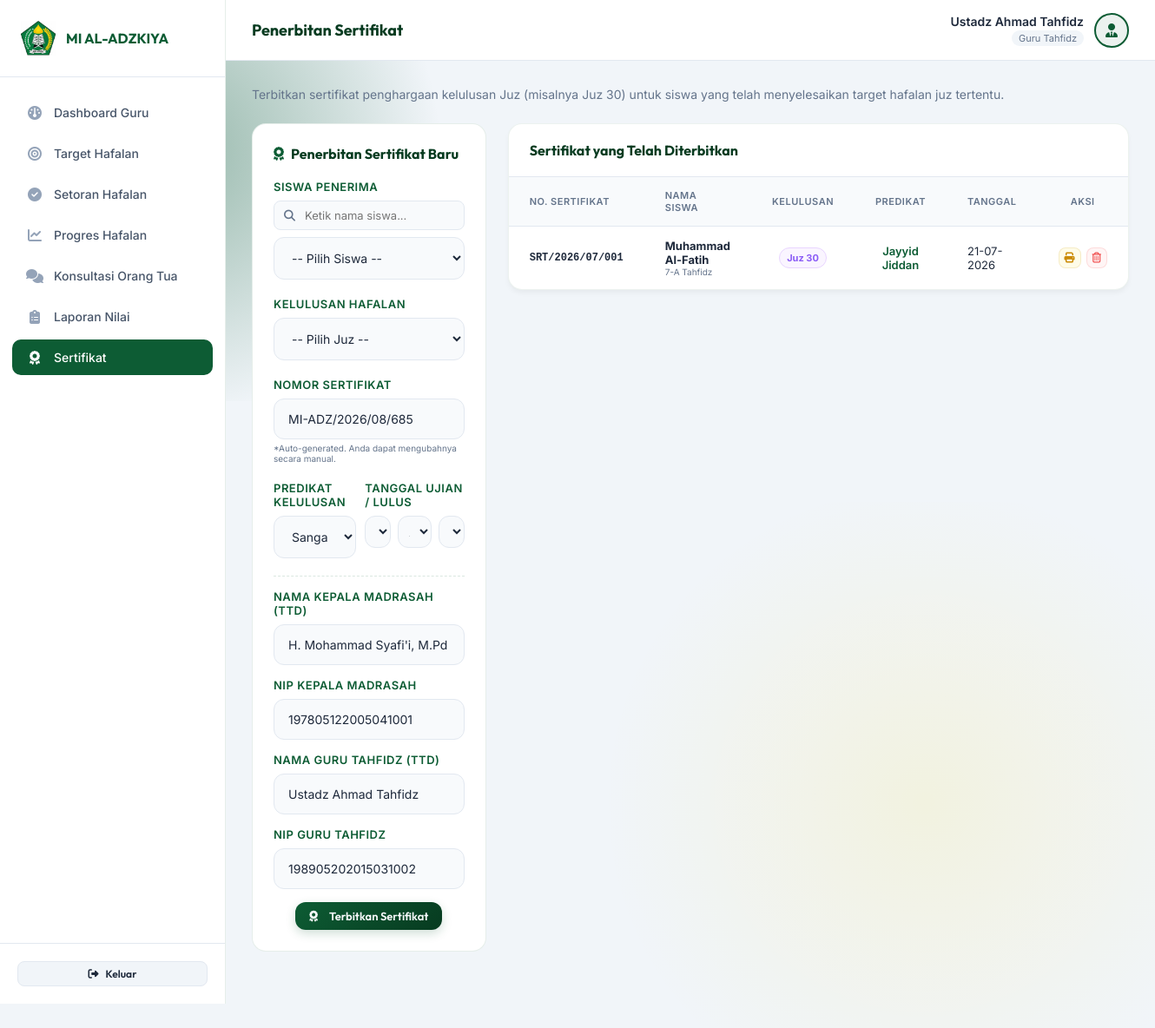
/guru/sertifikat.php (signed in), run on the app's committed database.
### tables this page shows
CREATE TABLE guru_tahfidz (
    id INT AUTO_INCREMENT PRIMARY KEY,
    user_id INT NOT NULL UNIQUE,
    nip VARCHAR(30) UNIQUE,
    nama_lengkap VARCHAR(100) NOT NULL,
    no_hp VARCHAR(20),
    foto_profil VARCHAR(255) NULL,
    FOREIGN KEY (user_id) REFERENCES users(id) ON DELETE CASCADE
);

CREATE TABLE sertifikat (
    id INT AUTO_INCREMENT PRIMARY KEY,
    siswa_id INT NOT NULL,
    guru_id INT NOT NULL,
    juz_dihafal VARCHAR(50) NOT NULL,
    tanggal_lulus DATE NOT NULL,
    no_sertifikat VARCHAR(100) NOT NULL,
    predikat VARCHAR(50) NOT NULL,
    created_at TIMESTAMP DEFAULT CURRENT_TIMESTAMP,
    FOREIGN KEY (siswa_id) REFERENCES siswa(id) ON DELETE CASCADE,
    FOREIGN KEY (guru_id) REFERENCES guru_tahfidz(id) ON DELETE CASCADE
);

CREATE TABLE siswa (
    id INT AUTO_INCREMENT PRIMARY KEY,
    nisn VARCHAR(20) NOT NULL UNIQUE,
    nama_lengkap VARCHAR(100) NOT NULL,
    ttl VARCHAR(100) NULL,
    jenis_kelamin ENUM('L','P') NULL,
    kelas_id INT,
    orang_tua_id INT,
    status_aktif ENUM('aktif','alumni','keluar') DEFAULT 'aktif',
    foto_profil VARCHAR(255) NULL,
    FOREIGN KEY (kelas_id) REFERENCES kelas(id) ON DELETE SET NULL,
    FOREIGN KEY (orang_tua_id) REFERENCES orang_tua(id) ON DELETE SET NULL
);

CREATE TABLE kelas (
    id INT AUTO_INCREMENT PRIMARY KEY,
    nama_kelas VARCHAR(30) NOT NULL UNIQUE,
    wali_kelas_id INT,
    FOREIGN KEY (wali_kelas_id) REFERENCES guru_tahfidz(id) ON DELETE SET NULL
);

### guru/sertifikat.php (the view, shortened to what this page needs)
<?php
require_once '../config/database.php';
try {
    $pdo->exec("ALTER TABLE sertifikat ADD COLUMN catatan TEXT NULL AFTER predikat");
} catch (\PDOException $e) {
}
try {
    $pdo->exec("ALTER TABLE sertifikat ADD COLUMN nama_kepsek VARCHAR(150) NULL AFTER catatan");
    $pdo->exec("ALTER TABLE sertifikat ADD COLUMN nip_kepsek VARCHAR(50) NULL AFTER nama_kepsek");
    $pdo->exec("ALTER TABLE sertifikat ADD COLUMN nama_guru_ttd VARCHAR(150) NULL AFTER nip_kepsek");
    $pdo->exec("ALTER TABLE sertifikat ADD COLUMN nip_guru_ttd VARCHAR(50) NULL AFTER nama_guru_ttd");
} catch (\PDOException $e) {
}
try {
    $stmt_check_old_cert = $pdo->query("SELECT COUNT(*) FROM sertifikat WHERE predikat IN ('Mumtaz', 'Jayyid Jiddan', 'Jayyid', 'Maqbul', 'Dhaif')");
    if ($stmt_check_old_cert && $stmt_check_old_cert->fetchColumn() > 0) {
        $pdo->exec("UPDATE sertifikat SET predikat = 'Sangat Lancar' WHERE predikat = 'Mumtaz'");
        $pdo->exec("UPDATE sertifikat SET predikat = 'Lancar Terbata-Bata' WHERE predikat IN ('Jayyid Jiddan', 'Jayyid')");
        $pdo->exec("UPDATE sertifikat SET predikat = 'Lancar dengan Bantuan' WHERE predikat = 'Maqbul'");
        $pdo->exec("UPDATE sertifikat SET predikat = 'Tidak Lancar / Ulangi' WHERE predikat = 'Dhaif'");
    }
} catch (\PDOException $e) {
}
    ?>
    <?php
require_once 'header.php';
$recom_cert_no = "MI-ADZ/" . date('Y') . "/" . date('m') . "/" . str_pad(rand(1, 999), 3, '0', STR_PAD_LEFT);
$sertifikat_list = [];
try {
    $stmt_list = $pdo->prepare("
        SELECT c.*, s.nama_lengkap AS nama_siswa, k.nama_kelas
        FROM sertifikat c
        JOIN siswa s ON c.siswa_id = s.id
        JOIN kelas k ON s.kelas_id = k.id
        WHERE c.guru_id = :guru_id
        ORDER BY c.tanggal_lulus DESC, c.id DESC
    ");
    $stmt_list->execute(['guru_id' => $guru_id]);
    $sertifikat_list = $stmt_list->fetchAll();
} catch (\PDOException $e) {
    $error = 'Gagal memuat riwayat sertifikat.';
}
?>
<div style="margin-bottom: 25px;">
    <p style="font-size: 14px; color: var(--text-muted);">
        Terbitkan sertifikat penghargaan kelulusan Juz (misalnya Juz 30) untuk siswa yang telah menyelesaikan target hafalan juz tertentu.
    </p>
</div>
<div style="display: grid; grid-template-columns: 1.2fr 2fr; gap: 25px; align-items: start; flex-wrap: wrap;">
    <div>
        <div class="admin-card-table" style="padding: 24px; box-shadow: none; border: 1px solid rgba(13, 92, 52, 0.1);">
            <h2 style="margin-bottom: 20px; font-family: var(--font-heading); font-size: 16px; color: var(--primary-dark);">
                <i class="fa-solid fa-award" style="margin-right: 5px; color: var(--primary-color);"></i> Penerbitan Sertifikat Baru
            </h2>
            <form action="sertifikat.php" method="POST">
                <div class="form-group">
                    <label class="form-label" for="siswa_id">Siswa Penerima</label>
                    <div style="margin-bottom: 8px; position: relative;">
                        <input type="text" id="search_siswa_cert" onkeyup="filterSiswaCert()" placeholder="Ketik nama siswa..." class="form-control" style="font-size: 13px; padding: 8px 12px 8px 35px; border-radius: 8px; border: 1.5px solid #e2e8f0; width: 100%;">
                    </div>
                    <select name="siswa_id" id="siswa_select_cert" class="form-control form-control-select" style="padding-left: 16px;" required>
                        <option value="">-- Pilih Siswa --</option>
                    </select>
                </div>
                <div class="form-group">
                    <label class="form-label" for="juz_dihafal">Kelulusan Hafalan</label>
                    <select name="juz_dihafal" class="form-control form-control-select" style="padding-left: 16px;" required>
                        <option value="">-- Pilih Juz --</option>
                    </select>
                </div>
                <div class="form-group">
                    <label class="form-label" for="no_sertifikat">Nomor Sertifikat</label>
                    <input type="text" name="no_sertifikat" class="form-control" style="padding-left: 16px;" value="<?php echo $recom_cert_no; ?>" required>
                    <span style="font-size: 10px; color: var(--text-muted); display: block; margin-top: 4px;">*Auto-generated. Anda dapat mengubahnya secara manual.</span>
                </div>
                <div class="form-group" style="display: grid; grid-template-columns: 1fr 1.2fr; gap: 10px; margin-bottom: 20px;">
                    <div>
                        <label class="form-label" for="predikat">Predikat Kelulusan</label>
                        <select name="predikat" class="form-control form-control-select" style="padding-left: 16px;" required>
                            <option value="Sangat Lancar">Sangat Lancar</option>
                        </select>
                    </div>
                    <div>
                        <label class="form-label" for="tanggal_lulus">Tanggal Ujian / Lulus</label>
                    </div>
                </div>
                <div style="border-top: 1px dashed rgba(13, 92, 52, 0.15); padding-top: 15px; margin-top: 15px;">
                    <div class="form-group" style="margin-bottom: 15px;">
                        <label class="form-label" for="nama_kepsek">Nama Kepala Madrasah (TTD)</label>
                        <input type="text" name="nama_kepsek" class="form-control" style="padding-left: 16px;" value="H. Mohammad Syafi&#039;i, M.Pd" autocomplete="off" required>
                    </div>
                    <div class="form-group" style="margin-bottom: 15px;">
                        <label class="form-label" for="nip_kepsek">NIP Kepala Madrasah</label>
                        <input type="text" name="nip_kepsek" class="form-control" style="padding-left: 16px;" value="197805122005041001" autocomplete="off" required>
                    </div>
                    <div class="form-group" style="margin-bottom: 15px;">
                        <label class="form-label" for="nama_guru_ttd">Nama Guru Tahfidz (TTD)</label>
                        <input type="text" name="nama_guru_ttd" class="form-control" style="padding-left: 16px;" value="<?php echo htmlspecialchars($guru_profile['nama_lengkap']); ?>" autocomplete="off" required>
                    </div>
                    <div class="form-group" style="margin-bottom: 15px;">
                        <label class="form-label" for="nip_guru_ttd">NIP Guru Tahfidz</label>
                        <input type="text" name="nip_guru_ttd" class="form-control" style="padding-left: 16px;" value="<?php echo htmlspecialchars($guru_profile['nip'] ?? ''); ?>" autocomplete="off">
                    </div>
                </div>
                <div style="display: flex; justify-content: center; margin-top: 15px;">
                    <button type="submit" name="submit_sertifikat" class="btn btn-primary" style="width: auto; padding: 8px 16px; font-size: 13px;">
                        <i class="fa-solid fa-award" style="margin-right: 5px;"></i> Terbitkan Sertifikat
                    </button>
                </div>
            </form>
        </div>
    </div>
    <div>
        <div class="admin-card-table">
            <div class="admin-card-header">
                <h2>Sertifikat yang Telah Diterbitkan</h2>
            </div>
            <div class="table-responsive">
                <?php if (empty($sertifikat_list)): ?>
                    <div style="padding: 50px; text-align: center; color: var(--text-muted);">
                        <i class="fa-solid fa-award" style="font-size: 30px; margin-bottom: 10px; display: block; color: #cbd5e1;"></i>
                        Belum ada sertifikat kelulusan yang diterbitkan.
                    </div>
                <?php else: ?>
                    <table class="table-admin" style="font-size: 13px;">
                        <thead>
                            <tr>
                                <th>No. Sertifikat</th>
                                <th>Nama Siswa</th>
                                <th style="text-align: center;">Kelulusan</th>
                                <th style="text-align: center;">Predikat</th>
                                <th>Tanggal</th>
                                <th style="text-align: center; width: 110px;">Aksi</th>
                            </tr>
                        </thead>
                        <tbody>
                            <?php foreach ($sertifikat_list as $row): ?>
                                <tr>
                                    <td style="font-family: monospace; font-size: 12px; font-weight: bold;"><?php echo htmlspecialchars($row['no_sertifikat']); ?></td>
                                    <td>
                                        <strong><?php echo htmlspecialchars($row['nama_siswa']); ?></strong>
                                        <div style="font-size: 10px; color: var(--text-muted);"><?php echo htmlspecialchars($row['nama_kelas']); ?></div>
                                    </td>
                                    <td style="text-align: center;">
                                        <span class="badge-status" style="background-color: #faf5ff; color: #8b5cf6; border: 1px solid #e9d5ff; font-weight: 700;">
                                            <?php echo htmlspecialchars($row['juz_dihafal']); ?>
                                        </span>
                                    </td>
                                    <td style="text-align: center; font-weight: 600; color: var(--primary-color);">
                                        <?php echo htmlspecialchars($row['predikat']); ?>
                                    </td>
                                    <td><?php echo date('d-m-Y', strtotime($row['tanggal_lulus'])); ?></td>
                                    <td style="text-align: center;">
                                        <div style="display: flex; gap: 6px; justify-content: center;">
                                            <a href="sertifikat.php?print_cert_id=<?php echo $row['id']; ?>" target="_blank" class="btn btn-secondary btn-sm" title="Cetak Sertifikat" style="padding: 5px 6px; width: auto; color: #ca8a04; background-color: #fefce8; border-color: rgba(202, 138, 4, 0.15);">
                                                <i class="fa-solid fa-print"></i>
                                            </a>
                                            <a href="sertifikat.php?delete_id=<?php echo $row['id']; ?>" class="btn btn-secondary btn-sm" onclick="return confirm('Apakah Anda yakin ingin membatalkan/menghapus sertifikat ini?');" title="Hapus" style="padding: 5px 6px; width: auto; color: var(--error-color); background-color: rgba(239, 68, 68, 0.05); border-color: rgba(239, 68, 68, 0.15);">
                                                <i class="fa-regular fa-trash-can"></i>
                                            </a>
                                        </div>
                                    </td>
                                </tr>
                            <?php endforeach; ?>
                        </tbody>
                    </table>
                <?php endif; ?>
            </div>
        </div>
    </div>
</div>
</main>
</div>
</div>
</body>
</html>

### assets/css/style.css (style rules this page uses)
:root { --primary-color: #0d5c34; --primary-light: #15804c; --primary-dark: #073b20; --accent-color: #ffd700; --accent-dark: #ccab00; --accent-glow: rgba(255, 215, 0, 0.35); --bg-dark: #0a140f; --text-main: #1e293b; --text-muted: #64748b; --text-light: #f8fafc; --card-bg: #ffffff; --card-border: rgba(13, 92, 52, 0.15); --error-color: #ef4444; --success-color: #10b981; --transition-speed: 0.3s; --font-heading: 'Outfit', sans-serif; --font-body: 'Inter', sans-serif; }
* { margin: 0; padding: 0; box-sizing: border-box; }
body { font-family: var(--font-body); background-color: var(--bg-dark); color: var(--text-main); min-height: 100vh; display: flex; justify-content: center; align-items: center; overflow-x: hidden; position: relative; }
body::before { content: ''; position: absolute; top: -10%; left: -10%; width: 50%; height: 50%; background: radial-gradient(circle, rgba(13, 92, 52, 0.4) 0%, transparent 70%); z-index: -1; pointer-events: none; }
body::after { content: ''; position: absolute; bottom: -10%; right: -10%; width: 60%; height: 60%; background: radial-gradient(circle, rgba(255, 215, 0, 0.1) 0%, transparent 70%); z-index: -1; pointer-events: none; }
.form-group { margin-bottom: 20px; position: relative; }
.form-label { display: block; font-size: 13px; font-weight: 600; color: var(--primary-color); margin-bottom: 8px; text-transform: uppercase; letter-spacing: 0.5px; }
.form-control { width: 100%; padding: 14px 16px 14px 44px; font-family: var(--font-body); font-size: 14px; border: 1.5px solid #e2e8f0; border-radius: 12px; background-color: #f8fafc; color: var(--text-main); outline: none; transition: all var(--transition-speed); }
.form-control-select { padding-left: 16px; }
.btn { width: 100%; padding: 14px; border: none; border-radius: 12px; font-family: var(--font-heading); font-size: 15px; font-weight: 600; cursor: pointer; transition: all var(--transition-speed); display: inline-flex; justify-content: center; align-items: center; gap: 8px; text-decoration: none; }
.btn-primary { background: linear-gradient(135deg, var(--primary-color) 0%, var(--primary-dark) 100%); color: var(--text-light); box-shadow: 0 4px 12px rgba(13, 92, 52, 0.2); }
.btn-secondary { background-color: #f1f5f9; color: var(--text-main); border: 1.5px solid #e2e8f0; }
.admin-body { background-color: #f1f5f9; color: var(--text-main); display: block; min-height: 100vh; overflow-x: hidden; }
.admin-card-table { background-color: #ffffff; border: 1px solid rgba(13, 92, 52, 0.08); border-radius: 16px; box-shadow: 0 4px 6px -1px rgba(0, 0, 0, 0.05); margin-bottom: 30px; overflow: hidden; }
.admin-card-header { padding: 20px 24px; border-bottom: 1px solid #e2e8f0; display: flex; justify-content: space-between; align-items: center; flex-wrap: wrap; gap: 15px; }
.admin-card-header h2 { font-family: var(--font-heading); font-size: 16px; font-weight: 700; color: var(--primary-dark); }
.table-responsive { width: 100%; overflow-x: auto; }
.table-admin { width: 100%; border-collapse: collapse; text-align: left; font-size: 14px; }
.table-admin th { background-color: #f8fafc; color: var(--text-muted); font-weight: 600; padding: 14px 24px; border-bottom: 1px solid #e2e8f0; text-transform: uppercase; font-size: 11px; letter-spacing: 0.5px; }
.table-admin td { padding: 14px 24px; border-bottom: 1px solid #f1f5f9; color: var(--text-main); }
.table-admin tr:last-child td { border-bottom: none; }
.badge-status { display: inline-block; padding: 4px 8px; font-size: 11px; font-weight: 600; border-radius: 20px; }
.btn-sm { padding: 6px 12px; font-size: 12px; border-radius: 8px; }

### data on the page
guru_tahfidz: nama_guru_ttd "Ustadz Ahmad Tahfidz", nip_guru_ttd "198905202015031002"
sertifikat: no_sertifikat "SRT/2026/07/001", siswa.nama_lengkap "Muhammad Al-Fatih", kelas.nama_kelas "7-A Tahfidz", juz_dihafal "Juz 30", predikat "Jayyid Jiddan", tanggal_lulus "21-07-2026"

### other printed values
$nama_guru "Ustadz Ahmad Tahfidz"
